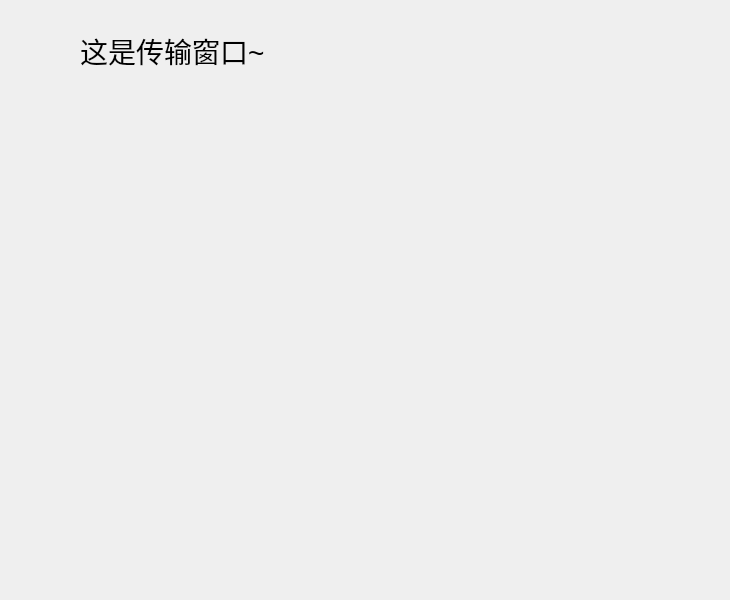
<?xml version="1.0" encoding="UTF-8"?>
<ui version="4.0">
 <class>TranslationWindow</class>
 <widget class="QWidget" name="TranslationWindow">
  <property name="geometry">
   <rect>
    <x>0</x>
    <y>0</y>
    <width>730</width>
    <height>600</height>
   </rect>
  </property>
  <property name="windowTitle">
   <string>Form</string>
  </property>
  <widget class="QLabel" name="label">
   <property name="geometry">
    <rect>
     <x>80</x>
     <y>10</y>
     <width>730</width>
     <height>81</height>
    </rect>
   </property>
   <property name="font">
    <font>
     <pointsize>21</pointsize>
    </font>
   </property>
   <property name="text">
    <string>这是传输窗口~</string>
   </property>
  </widget>
 </widget>
 <resources/>
 <connections/>
</ui>
